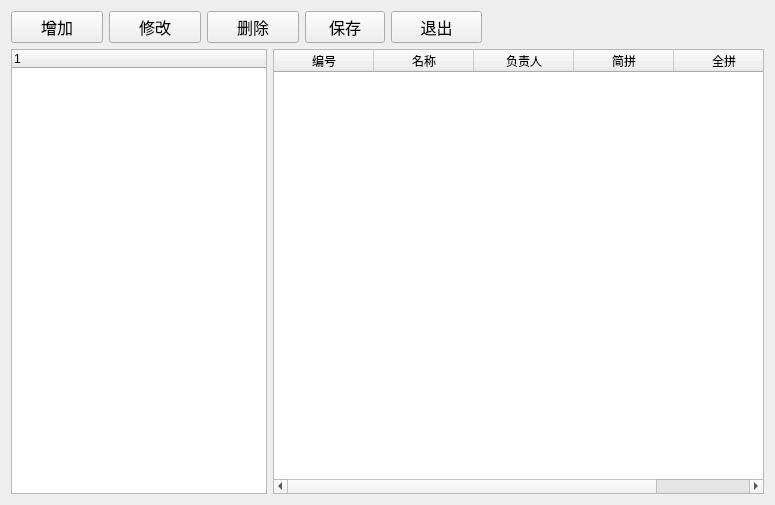
<?xml version="1.0" encoding="UTF-8"?>
<ui version="4.0">
 <class>Department</class>
 <widget class="QWidget" name="Department">
  <property name="windowModality">
   <enum>Qt::WindowModal</enum>
  </property>
  <property name="geometry">
   <rect>
    <x>0</x>
    <y>0</y>
    <width>775</width>
    <height>505</height>
   </rect>
  </property>
  <property name="windowTitle">
   <string>部门档案</string>
  </property>
  <layout class="QVBoxLayout" name="verticalLayout_2">
   <item>
    <layout class="QVBoxLayout" name="verticalLayout">
     <item>
      <layout class="QHBoxLayout" name="horizontalLayout_2">
       <item>
        <widget class="QPushButton" name="addButton">
         <property name="sizePolicy">
          <sizepolicy hsizetype="Expanding" vsizetype="Fixed">
           <horstretch>0</horstretch>
           <verstretch>0</verstretch>
          </sizepolicy>
         </property>
         <property name="font">
          <font>
           <family>Agency FB</family>
           <pointsize>12</pointsize>
          </font>
         </property>
         <property name="text">
          <string>增加</string>
         </property>
        </widget>
       </item>
       <item>
        <widget class="QPushButton" name="editButton">
         <property name="sizePolicy">
          <sizepolicy hsizetype="Expanding" vsizetype="Fixed">
           <horstretch>0</horstretch>
           <verstretch>0</verstretch>
          </sizepolicy>
         </property>
         <property name="font">
          <font>
           <family>Agency FB</family>
           <pointsize>12</pointsize>
          </font>
         </property>
         <property name="text">
          <string>修改</string>
         </property>
        </widget>
       </item>
       <item>
        <widget class="QPushButton" name="deleteButton">
         <property name="sizePolicy">
          <sizepolicy hsizetype="Expanding" vsizetype="Fixed">
           <horstretch>0</horstretch>
           <verstretch>0</verstretch>
          </sizepolicy>
         </property>
         <property name="font">
          <font>
           <family>Agency FB</family>
           <pointsize>12</pointsize>
          </font>
         </property>
         <property name="text">
          <string>删除</string>
         </property>
        </widget>
       </item>
       <item>
        <widget class="QPushButton" name="saveButton">
         <property name="font">
          <font>
           <family>Agency FB</family>
           <pointsize>12</pointsize>
          </font>
         </property>
         <property name="text">
          <string>保存</string>
         </property>
        </widget>
       </item>
       <item>
        <widget class="QPushButton" name="exitButton">
         <property name="sizePolicy">
          <sizepolicy hsizetype="Expanding" vsizetype="Fixed">
           <horstretch>0</horstretch>
           <verstretch>0</verstretch>
          </sizepolicy>
         </property>
         <property name="font">
          <font>
           <family>Agency FB</family>
           <pointsize>12</pointsize>
          </font>
         </property>
         <property name="text">
          <string>退出</string>
         </property>
        </widget>
       </item>
       <item>
        <spacer name="horizontalSpacer_2">
         <property name="orientation">
          <enum>Qt::Horizontal</enum>
         </property>
         <property name="sizeHint" stdset="0">
          <size>
           <width>40</width>
           <height>20</height>
          </size>
         </property>
        </spacer>
       </item>
       <item>
        <widget class="QLabel" name="label">
         <property name="sizePolicy">
          <sizepolicy hsizetype="Expanding" vsizetype="Preferred">
           <horstretch>0</horstretch>
           <verstretch>0</verstretch>
          </sizepolicy>
         </property>
         <property name="text">
          <string/>
         </property>
        </widget>
       </item>
       <item>
        <spacer name="horizontalSpacer">
         <property name="orientation">
          <enum>Qt::Horizontal</enum>
         </property>
         <property name="sizeHint" stdset="0">
          <size>
           <width>40</width>
           <height>20</height>
          </size>
         </property>
        </spacer>
       </item>
      </layout>
     </item>
     <item>
      <layout class="QHBoxLayout" name="horizontalLayout">
       <item>
        <widget class="QTreeWidget" name="treeWidget">
         <property name="sizePolicy">
          <sizepolicy hsizetype="Fixed" vsizetype="Expanding">
           <horstretch>0</horstretch>
           <verstretch>0</verstretch>
          </sizepolicy>
         </property>
         <column>
          <property name="text">
           <string notr="true">1</string>
          </property>
         </column>
        </widget>
       </item>
       <item>
        <widget class="QTableWidget" name="tableWidget">
         <column>
          <property name="text">
           <string>编号</string>
          </property>
         </column>
         <column>
          <property name="text">
           <string>名称</string>
          </property>
         </column>
         <column>
          <property name="text">
           <string>负责人</string>
          </property>
         </column>
         <column>
          <property name="text">
           <string>简拼</string>
          </property>
         </column>
         <column>
          <property name="text">
           <string>全拼</string>
          </property>
         </column>
        </widget>
       </item>
      </layout>
     </item>
    </layout>
   </item>
  </layout>
 </widget>
 <layoutdefault spacing="6" margin="11"/>
 <resources/>
 <connections/>
</ui>
